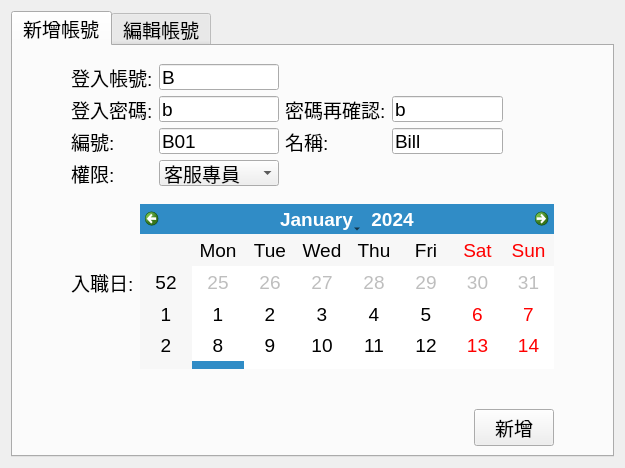
<?xml version="1.0" encoding="UTF-8"?>
<ui version="4.0">
 <class>LayerAccountManager</class>
 <widget class="QWidget" name="LayerAccountManager">
  <property name="geometry">
   <rect>
    <x>0</x>
    <y>0</y>
    <width>625</width>
    <height>468</height>
   </rect>
  </property>
  <property name="windowTitle">
   <string>Form</string>
  </property>
  <layout class="QGridLayout" name="gridLayout">
   <item row="0" column="0">
    <widget class="QTabWidget" name="tabWidget">
     <property name="maximumSize">
      <size>
       <width>1900</width>
       <height>720</height>
      </size>
     </property>
     <property name="font">
      <font>
       <pointsize>14</pointsize>
      </font>
     </property>
     <property name="currentIndex">
      <number>0</number>
     </property>
     <widget class="QWidget" name="tab">
      <attribute name="title">
       <string>新增帳號</string>
      </attribute>
      <layout class="QGridLayout" name="gridLayout_5">
       <item row="2" column="0">
        <spacer name="verticalSpacer_2">
         <property name="orientation">
          <enum>Qt::Vertical</enum>
         </property>
         <property name="sizeHint" stdset="0">
          <size>
           <width>20</width>
           <height>10</height>
          </size>
         </property>
        </spacer>
       </item>
       <item row="0" column="0">
        <widget class="QWidget" name="widget_2" native="true">
         <property name="minimumSize">
          <size>
           <width>300</width>
           <height>0</height>
          </size>
         </property>
         <property name="maximumSize">
          <size>
           <width>600</width>
           <height>16777215</height>
          </size>
         </property>
         <layout class="QGridLayout" name="gridLayout_10">
          <property name="leftMargin">
           <number>40</number>
          </property>
          <property name="topMargin">
           <number>0</number>
          </property>
          <property name="rightMargin">
           <number>40</number>
          </property>
          <property name="bottomMargin">
           <number>0</number>
          </property>
          <property name="verticalSpacing">
           <number>0</number>
          </property>
          <item row="4" column="0" colspan="2">
           <widget class="QWidget" name="widget_9" native="true">
            <property name="minimumSize">
             <size>
              <width>100</width>
              <height>100</height>
             </size>
            </property>
            <layout class="QGridLayout" name="gridLayout_9">
             <item row="1" column="1">
              <widget class="QCalendarWidget" name="caAddDate">
               <property name="minimumSize">
                <size>
                 <width>0</width>
                 <height>250</height>
                </size>
               </property>
              </widget>
             </item>
             <item row="1" column="0">
              <widget class="QLabel" name="label_11">
               <property name="text">
                <string>入職日:</string>
               </property>
              </widget>
             </item>
            </layout>
           </widget>
          </item>
          <item row="5" column="0" colspan="2">
           <widget class="QWidget" name="widget_4" native="true">
            <property name="minimumSize">
             <size>
              <width>0</width>
              <height>40</height>
             </size>
            </property>
            <layout class="QGridLayout" name="gridLayout_4">
             <item row="1" column="0">
              <widget class="QLabel" name="lbAddMsg">
               <property name="styleSheet">
                <string notr="true">color: rgb(255, 0, 0);</string>
               </property>
               <property name="text">
                <string/>
               </property>
               <property name="alignment">
                <set>Qt::AlignCenter</set>
               </property>
              </widget>
             </item>
            </layout>
           </widget>
          </item>
          <item row="3" column="0" colspan="2">
           <widget class="QWidget" name="widget_10" native="true">
            <property name="minimumSize">
             <size>
              <width>100</width>
              <height>140</height>
             </size>
            </property>
            <property name="maximumSize">
             <size>
              <width>450</width>
              <height>16777215</height>
             </size>
            </property>
            <layout class="QGridLayout" name="gridLayout_11">
             <item row="1" column="1">
              <widget class="QLineEdit" name="txAddPass">
               <property name="minimumSize">
                <size>
                 <width>0</width>
                 <height>26</height>
                </size>
               </property>
               <property name="text">
                <string>b</string>
               </property>
              </widget>
             </item>
             <item row="1" column="3">
              <widget class="QLineEdit" name="txAddPass2">
               <property name="minimumSize">
                <size>
                 <width>0</width>
                 <height>26</height>
                </size>
               </property>
               <property name="text">
                <string>b</string>
               </property>
              </widget>
             </item>
             <item row="1" column="2">
              <widget class="QLabel" name="label_3">
               <property name="text">
                <string>密碼再確認:</string>
               </property>
              </widget>
             </item>
             <item row="0" column="0">
              <widget class="QLabel" name="label">
               <property name="text">
                <string>登入帳號:</string>
               </property>
              </widget>
             </item>
             <item row="4" column="1">
              <widget class="QComboBox" name="cbAddLv">
               <property name="minimumSize">
                <size>
                 <width>120</width>
                 <height>26</height>
                </size>
               </property>
               <item>
                <property name="text">
                 <string>客服專員</string>
                </property>
               </item>
               <item>
                <property name="text">
                 <string>儲值專員</string>
                </property>
               </item>
               <item>
                <property name="text">
                 <string>主管</string>
                </property>
               </item>
               <item>
                <property name="text">
                 <string>會計</string>
                </property>
               </item>
               <item>
                <property name="text">
                 <string>系統管理員</string>
                </property>
               </item>
              </widget>
             </item>
             <item row="4" column="0">
              <widget class="QLabel" name="label_5">
               <property name="text">
                <string>權限:</string>
               </property>
              </widget>
             </item>
             <item row="0" column="1">
              <widget class="QLineEdit" name="txAddId">
               <property name="minimumSize">
                <size>
                 <width>0</width>
                 <height>26</height>
                </size>
               </property>
               <property name="text">
                <string>B</string>
               </property>
               <property name="placeholderText">
                <string>新增後無法修改</string>
               </property>
              </widget>
             </item>
             <item row="1" column="0">
              <widget class="QLabel" name="label_2">
               <property name="text">
                <string>登入密碼:</string>
               </property>
              </widget>
             </item>
             <item row="3" column="3">
              <widget class="QLineEdit" name="txAddName">
               <property name="minimumSize">
                <size>
                 <width>0</width>
                 <height>26</height>
                </size>
               </property>
               <property name="text">
                <string>Bill</string>
               </property>
              </widget>
             </item>
             <item row="3" column="2">
              <widget class="QLabel" name="label_4">
               <property name="text">
                <string>名稱:</string>
               </property>
              </widget>
             </item>
             <item row="3" column="0">
              <widget class="QLabel" name="label_12">
               <property name="text">
                <string>編號:</string>
               </property>
              </widget>
             </item>
             <item row="3" column="1">
              <widget class="QLineEdit" name="txAddCid">
               <property name="text">
                <string>B01</string>
               </property>
               <property name="placeholderText">
                <string>新增後無法修改</string>
               </property>
              </widget>
             </item>
            </layout>
           </widget>
          </item>
          <item row="6" column="0" colspan="2">
           <widget class="QWidget" name="widget_3" native="true">
            <layout class="QHBoxLayout" name="horizontalLayout_2">
             <property name="topMargin">
              <number>0</number>
             </property>
             <property name="bottomMargin">
              <number>0</number>
             </property>
             <item>
              <spacer name="horizontalSpacer">
               <property name="orientation">
                <enum>Qt::Horizontal</enum>
               </property>
               <property name="sizeHint" stdset="0">
                <size>
                 <width>40</width>
                 <height>20</height>
                </size>
               </property>
              </spacer>
             </item>
             <item>
              <widget class="QPushButton" name="btnAdd">
               <property name="text">
                <string>新增</string>
               </property>
              </widget>
             </item>
            </layout>
           </widget>
          </item>
         </layout>
        </widget>
       </item>
      </layout>
     </widget>
     <widget class="QWidget" name="tab_3">
      <attribute name="title">
       <string>編輯帳號</string>
      </attribute>
      <layout class="QGridLayout" name="gridLayout_6">
       <item row="0" column="0">
        <widget class="QTableWidget" name="tb">
         <property name="editTriggers">
          <set>QAbstractItemView::NoEditTriggers</set>
         </property>
         <property name="selectionMode">
          <enum>QAbstractItemView::SingleSelection</enum>
         </property>
         <property name="selectionBehavior">
          <enum>QAbstractItemView::SelectRows</enum>
         </property>
         <column>
          <property name="text">
           <string>帳號</string>
          </property>
         </column>
         <column>
          <property name="text">
           <string>名稱</string>
          </property>
         </column>
         <column>
          <property name="text">
           <string>編號</string>
          </property>
         </column>
         <column>
          <property name="text">
           <string>職級</string>
          </property>
         </column>
         <column>
          <property name="text">
           <string>入職日</string>
          </property>
         </column>
         <column>
          <property name="text">
           <string>生日</string>
          </property>
         </column>
         <column>
          <property name="text">
           <string>電話</string>
          </property>
         </column>
         <column>
          <property name="text">
           <string>電子信箱</string>
          </property>
         </column>
         <column>
          <property name="text">
           <string>建檔日期</string>
          </property>
         </column>
         <column>
          <property name="text">
           <string>修改日期</string>
          </property>
         </column>
        </widget>
       </item>
       <item row="1" column="0">
        <widget class="QWidget" name="widget_5" native="true">
         <property name="minimumSize">
          <size>
           <width>0</width>
           <height>40</height>
          </size>
         </property>
         <layout class="QHBoxLayout" name="horizontalLayout_3">
          <item>
           <spacer name="horizontalSpacer_2">
            <property name="orientation">
             <enum>Qt::Horizontal</enum>
            </property>
            <property name="sizeHint" stdset="0">
             <size>
              <width>40</width>
              <height>20</height>
             </size>
            </property>
           </spacer>
          </item>
          <item>
           <widget class="QPushButton" name="btnEdit">
            <property name="styleSheet">
             <string notr="true">font: 14pt &quot;Microsoft JhengHei UI&quot;;</string>
            </property>
            <property name="text">
             <string>編輯</string>
            </property>
           </widget>
          </item>
          <item>
           <widget class="QPushButton" name="btnDel">
            <property name="font">
             <font>
              <pointsize>14</pointsize>
              <italic>false</italic>
              <bold>false</bold>
             </font>
            </property>
            <property name="styleSheet">
             <string notr="true">color: rgb(255, 0, 0);
font: 14pt &quot;Microsoft JhengHei UI&quot;;</string>
            </property>
            <property name="text">
             <string>刪除</string>
            </property>
           </widget>
          </item>
         </layout>
        </widget>
       </item>
      </layout>
     </widget>
    </widget>
   </item>
  </layout>
 </widget>
 <resources/>
 <connections/>
</ui>
